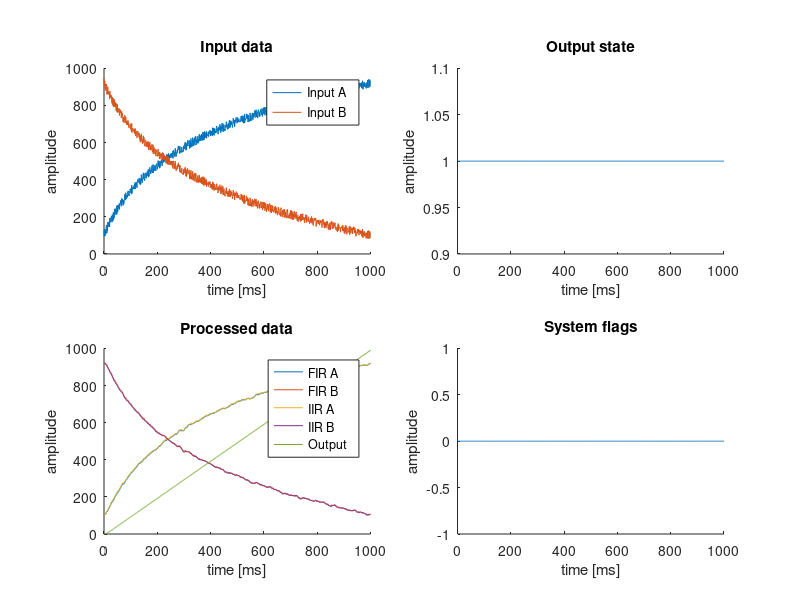

This chart was generated by the following MATLAB code:
clear all; 
inputVector = csvread("acs_test_data.csv");
resultVector = csvread("acs_output_data.csv");

vectorsNo = rows(resultVector);

#set test data properties
sampleRate = inputVector(1,1);       %data sample rate
ns = inputVector(1,2);               %number of data samples 
resolution = inputVector(1,3);       %vertical resolution
guard = inputVector(1,4);            %absolute value of guard regions
decoder_range = inputVector(1,5);    %absolute output decoder range
data_vectors = inputVector(1,6);     %number of data vector in file

#input vectors identification
inputDataA = 1;
inputDataB = 2;
outputData = 3;
outputState = 4;
systemFlags = 5;
filteredFIR_A = 6;
filteredFIR_B = 7;
filteredIIR_A = 8;
filteredIIR_B = 9;

#calculate time and construct time axis
time = 1000*(ns-1)/sampleRate;        %calculate time in miliseconds
timeAxis = linspace(0, time, ns); 

close all;

figure(1, 'position', [0,50,1900,900]);

#plot input data
subplot(2,2,1)
hold on;
  plot(timeAxis, resultVector(inputDataA,:));
  plot(timeAxis, resultVector(inputDataB,:));
  title("Input data");
  xlabel("time [ms]");
  ylabel("amplitude");
  legend("Input A  ", "Input B  ");
hold off;

#plot filtered data
subplot(2,2,3)
hold on;
  plot(timeAxis, resultVector(filteredFIR_A,:));
  plot(timeAxis, resultVector(filteredFIR_B,:));
  plot(timeAxis, resultVector(filteredIIR_A,:));
  plot(timeAxis, resultVector(filteredIIR_B,:));
  plot(timeAxis, resultVector(outputData, :));
  title("Processed data");
  xlabel("time [ms]");
  ylabel("amplitude");
  legend("FIR A", "FIR B", "IIR A", "IIR B", "Output  ");
hold off;

#plot system flags
subplot(2,2,2)
hold on;
  plot(timeAxis, resultVector(systemFlags,:));
  title("Output state");
  xlabel("time [ms]");
  ylabel("amplitude");
hold off;

#plot resulting system state
figure(1, 'position', [0,50,1900,900]);
subplot(2,2,4)
hold on;
  plot(timeAxis, resultVector(outputState,:));
  title("System flags");
  xlabel("time [ms]");
  ylabel("amplitude");
hold off;

print("Figs/output.svg", "-dsvg", "-S1600, 900");